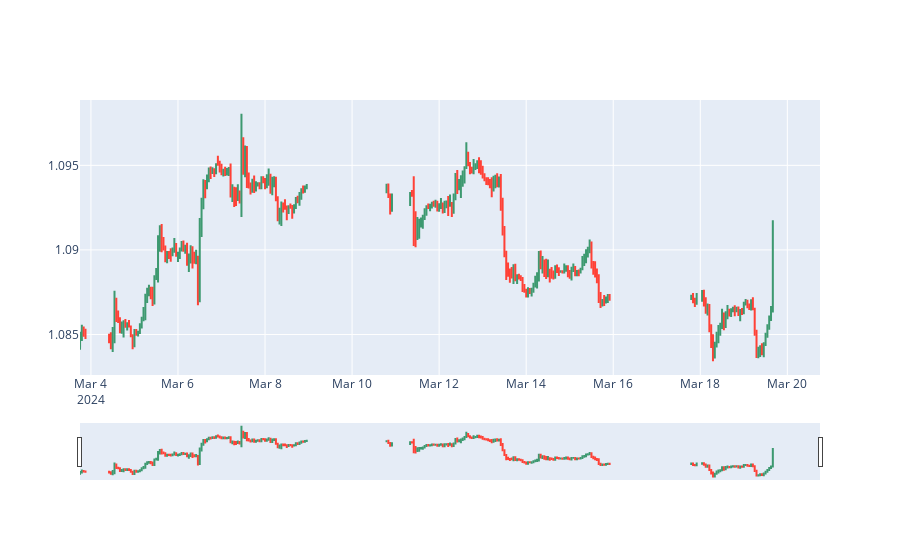

Source (notebook cell):
### Code cell
# Create a candlestick chart using Plotly
candle=go.Candlestick(x=df.index,open=df['open'].shift(-26),high=df['high'].shift(-26),
                      low=df['low'].shift(-26),close=df['close'].shift(-26),name='Candlestick')
go.Figure(candle)

### Figure 1 — Plotly figure (JSON) as saved in the notebook; plotly's stock layout.template omitted (floating-point values rounded to 4 significant figures; data arrays with more than 128 entries replaced by an {"elided": "..."} marker saying what was removed)
{"data": [{"close": {"elided": "300 float values"}, "high": {"elided": "300 float values"}, "low": {"elided": "300 float values"}, "name": "Candlestick", "open": {"elided": "300 float values"}, "type": "candlestick", "x": {"elided": "300 str values"}}], "layout": {}}
